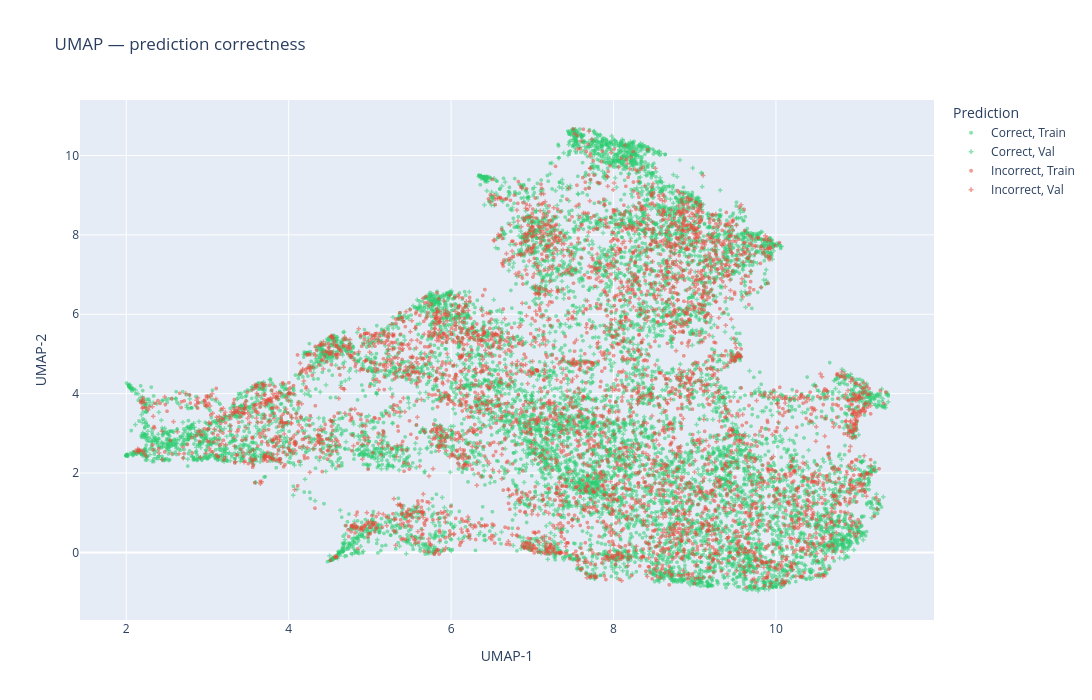

Here is the notebook cell this chart was saved with:
### Markdown cell above
### 3b. Correct vs. incorrect predictions

Green points are correctly classified; red points are errors.  
Clusters of red points suggest confusion between specific cell types.

### Code cell
# Put Correct on top so Incorrect (red) is not hidden
df_sorted = pd.concat([
    df[df['correct'] == 'Correct'],
    df[df['correct'] == 'Incorrect'],
])

fig = px.scatter(
    df_sorted, color='correct',
    color_discrete_map={'Correct': '#2ecc71', 'Incorrect': '#e74c3c'},
    category_orders={'correct': ['Correct', 'Incorrect']},
    title='UMAP — prediction correctness',
    **{k: v for k, v in SCATTER_KW.items() if k != 'opacity'},
    opacity=0.55,
)
_style(fig).update_layout(legend_title='Prediction')
fig.show()

### Figure 1 — Plotly figure (JSON) as saved in the notebook; plotly's stock layout.template omitted (floating-point values rounded to 4 significant figures; data arrays with more than 128 entries replaced by an {"elided": "..."} marker saying what was removed)
{"data": [{"customdata": {"elided": "6934x5 mixed values"}, "hovertemplate": "correct=%{customdata[2]}<br>split=%{customdata[4]}<br>x=%{x}<br>y=%{y}<br>label=%{customdata[0]}<br>predicted=%{customdata[1]}<br>confidence=%{customdata[3]}<extra></extra>", "legendgroup": "Correct, Train", "marker": {"color": "#2ecc71", "line": {"width": 0}, "opacity": 0.55, "size": 4, "symbol": "circle"}, "mode": "markers", "name": "Correct, Train", "showlegend": true, "type": "scattergl", "x": {"elided": "6934 float values"}, "xaxis": "x", "y": {"elided": "6934 float values"}, "yaxis": "y"}, {"customdata": {"elided": "3335x5 mixed values"}, "hovertemplate": "correct=%{customdata[2]}<br>split=%{customdata[4]}<br>x=%{x}<br>y=%{y}<br>label=%{customdata[0]}<br>predicted=%{customdata[1]}<br>confidence=%{customdata[3]}<extra></extra>", "legendgroup": "Correct, Val", "marker": {"color": "#2ecc71", "line": {"width": 0}, "opacity": 0.55, "size": 4, "symbol": "cross"}, "mode": "markers", "name": "Correct, Val", "showlegend": true, "type": "scattergl", "x": {"elided": "3335 float values"}, "xaxis": "x", "y": {"elided": "3335 float values"}, "yaxis": "y"}, {"customdata": {"elided": "3066x5 mixed values"}, "hovertemplate": "correct=%{customdata[2]}<br>split=%{customdata[4]}<br>x=%{x}<br>y=%{y}<br>label=%{customdata[0]}<br>predicted=%{customdata[1]}<br>confidence=%{customdata[3]}<extra></extra>", "legendgroup": "Incorrect, Train", "marker": {"color": "#e74c3c", "line": {"width": 0}, "opacity": 0.55, "size": 4, "symbol": "circle"}, "mode": "markers", "name": "Incorrect, Train", "showlegend": true, "type": "scattergl", "x": {"elided": "3066 float values"}, "xaxis": "x", "y": {"elided": "3066 float values"}, "yaxis": "y"}, {"customdata": {"elided": "1665x5 mixed values"}, "hovertemplate": "correct=%{customdata[2]}<br>split=%{customdata[4]}<br>x=%{x}<br>y=%{y}<br>label=%{customdata[0]}<br>predicted=%{customdata[1]}<br>confidence=%{customdata[3]}<extra></extra>", "legendgroup": "Incorrect, Val", "marker": {"color": "#e74c3c", "line": {"width": 0}, "opacity": 0.55, "size": 4, "symbol": "cross"}, "mode": "markers", "name": "Incorrect, Val", "showlegend": true, "type": "scattergl", "x": {"elided": "1665 float values"}, "xaxis": "x", "y": {"elided": "1665 float values"}, "yaxis": "y"}], "layout": {"height": 700, "legend": {"title": {"text": "Prediction"}, "tracegroupgap": 0}, "title": {"text": "UMAP — prediction correctness"}, "width": 1100, "xaxis": {"anchor": "y", "domain": [0, 1], "title": {"text": "UMAP-1"}}, "yaxis": {"anchor": "x", "domain": [0, 1], "title": {"text": "UMAP-2"}}}}
